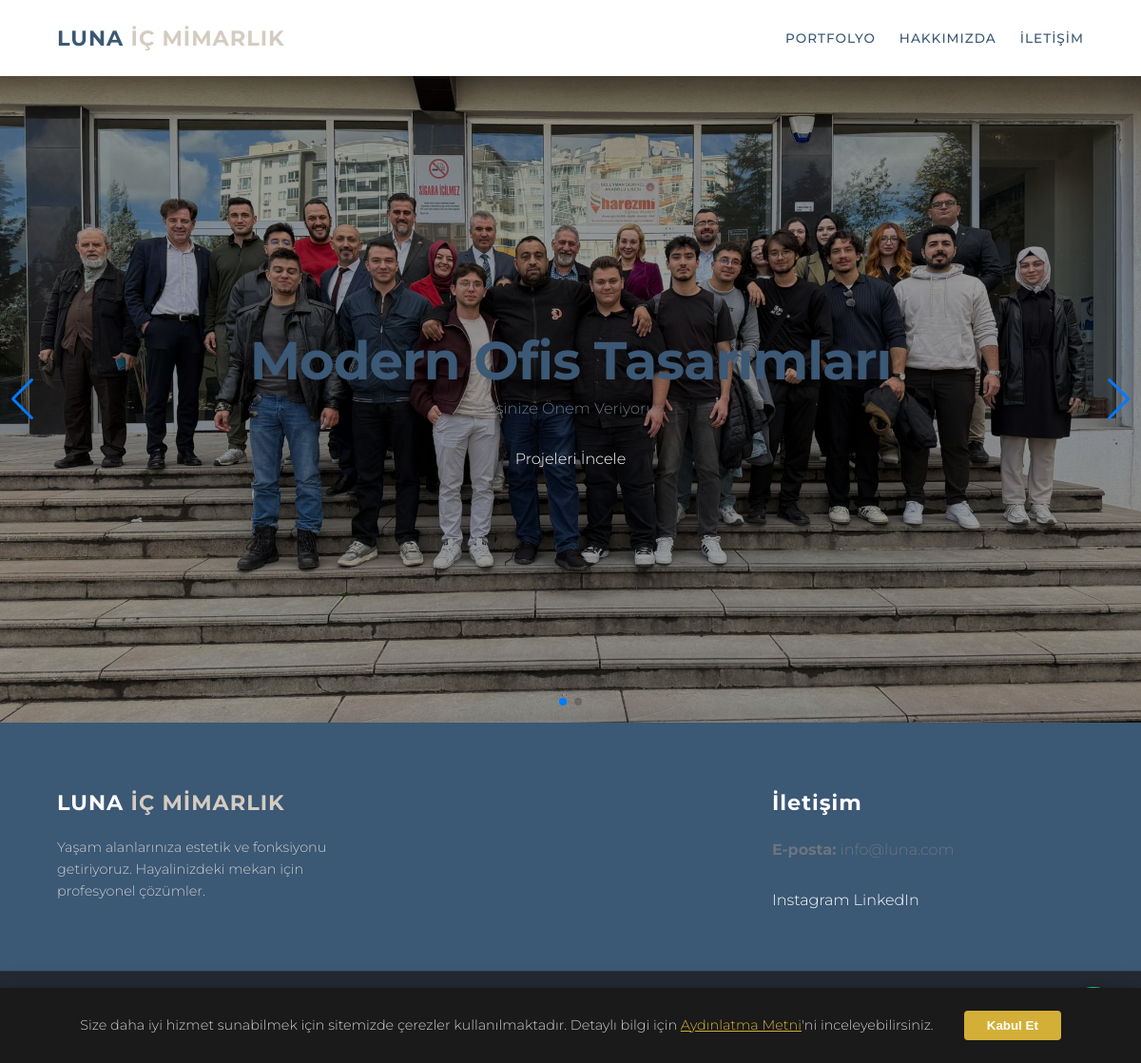
Before: / with the older database file.
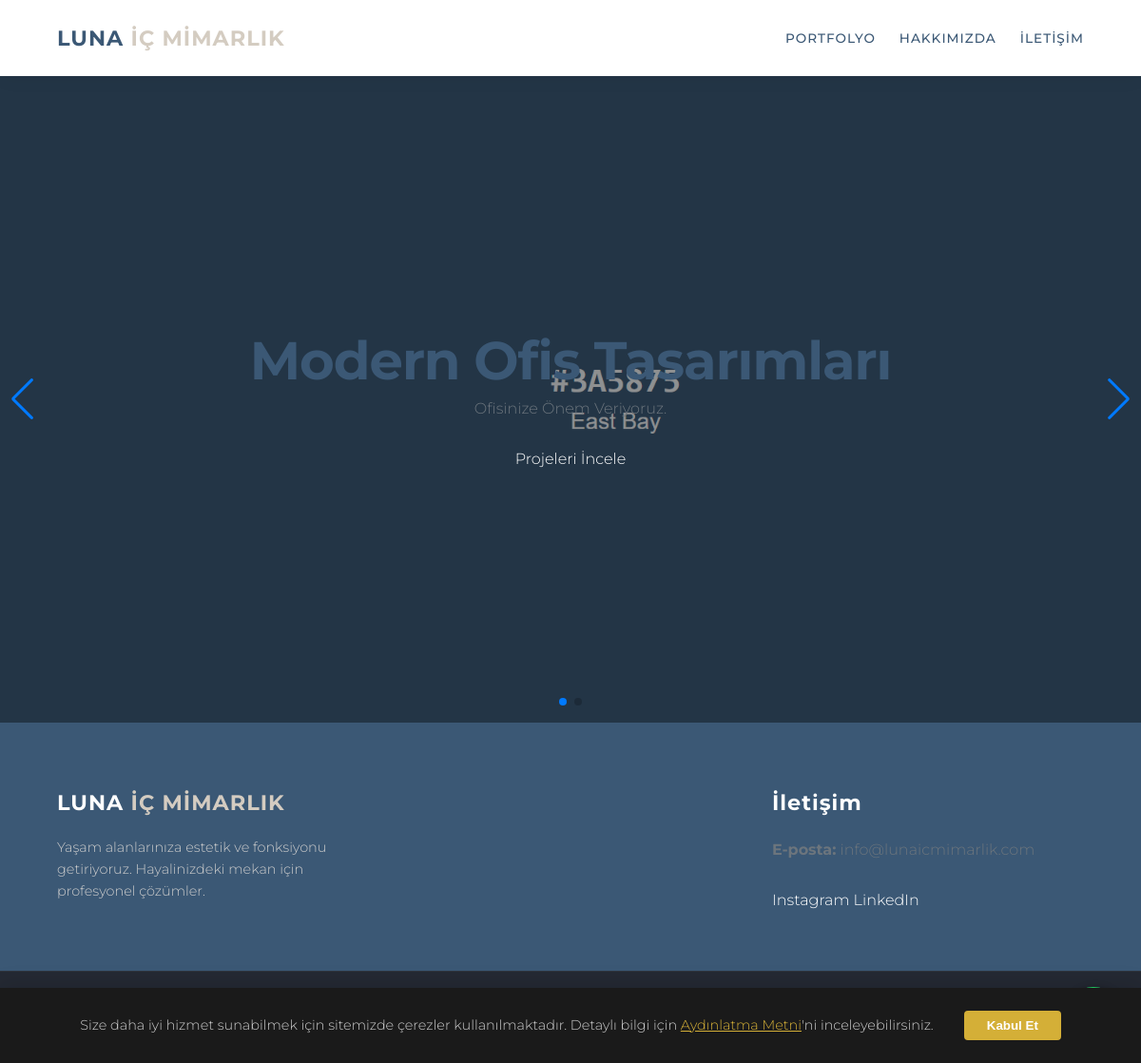
After: the same page with the newer database file.
### portfolio/models.py (models this page shows, shortened)
class Slider(models.Model):
    title = models.CharField(max_length=200, verbose_name="Slogan (Başlık)")
    subtitle = models.CharField(max_length=200, verbose_name="Alt Başlık", blank=True, null=True)
    image = models.ImageField(upload_to='sliders/', verbose_name="Slider Görseli")
    order = models.IntegerField(default=0, verbose_name="Sıralama (Küçükten büyüğe)")
    is_active = models.BooleanField(default=True, verbose_name="Yayında mı?")
    class Meta:
        verbose_name = "Slider"
        verbose_name_plural = "Slider Yönetimi"
        ordering = ['order'] # Veritabanından çekerken otomatik sıraya dizer

class SiteSettings(models.Model):
    phone = models.CharField(max_length=20, verbose_name="Telefon Numarası")
    email = models.EmailField(verbose_name="E-posta Adresi")
    address = models.TextField(verbose_name="Adres")
    map_link = models.TextField(verbose_name="Google Maps Embed Linki (iframe içindeki src)", blank=True, null=True)
    instagram = models.URLField(verbose_name="Instagram Linki", blank=True, null=True)
    linkedin = models.URLField(verbose_name="LinkedIn Linki", blank=True, null=True)
    about_title = models.CharField(max_length=200, verbose_name="Hakkımızda Başlık", default="Biz Kimiz?")
    about_description = models.TextField(verbose_name="Hakkımızda Metni")
    about_image = models.ImageField(upload_to='site/', verbose_name="Hakkımızda Görseli", blank=True, null=True)
    class Meta:
        verbose_name = "Site Ayarları"
        verbose_name_plural = "Site Ayarları"

### portfolio/views.py (the view)
# urls.py: path('', views.home, name='home'),
def home(request):
    sliders = Slider.objects.filter(is_active=True)
    return render(request, 'portfolio/home.html', {
        'sliders': sliders,
    })

### portfolio/context_processors.py (called while the page is built)
def global_settings(request):
    settings = SiteSettings.objects.first()
    return {'site_info': settings}

### portfolio/templates/portfolio/home.html (shortened to what this page needs)
{% extends 'portfolio/base.html' %}
{% block content %}
<div class="slider-container">
    <div class="swiper mySwiper">
        <div class="swiper-wrapper">
            {% for slide in sliders %}
            <div class="swiper-slide">
                <img src="{{ slide.image.url }}" alt="{{ slide.title }}">
                <div class="slide-content">
                    <h1>{{ slide.title }}</h1>
                    <p>{{ slide.subtitle }}</p>
                    <a href="{% url 'portfolio' %}" class="btn-gold">Projeleri İncele</a>
                </div>
            </div>
            {% endfor %}
        </div>
        <div class="swiper-button-next"></div>
        <div class="swiper-button-prev"></div>
        <div class="swiper-pagination"></div>
    </div>
</div>
<link rel="stylesheet" href="https://cdn.jsdelivr.net/npm/swiper@11/swiper-bundle.min.css" />
{% endblock %}

### portfolio/templates/portfolio/base.html (shortened to what this page needs)
<!DOCTYPE html>
<html lang="tr">
<head>
    <link href="https://unpkg.com/aos@2.3.1/dist/aos.css" rel="stylesheet">
    <link href="https://cdnjs.cloudflare.com/ajax/libs/lightbox2/2.11.3/css/lightbox.min.css" rel="stylesheet" />
</head>
<body>
    <header>
        <nav>
            <a href="{% url 'home' %}" class="logo-link">
                <div class="logo">LUNA <span>İÇ MİMARLIK</span></div>
            </a>
            <div class="nav-links">
                <a href="{% url 'portfolio' %}">Portfolyo</a> <a href="{% url 'about' %}">Hakkımızda</a>
                <a href="{% url 'contact' %}">İletişim</a>
                </div>
        </nav>
    </header>
    <div style="min-height: 80vh;">
        {% block content %}
        {% endblock %}
    </div>
    <a href="https://wa.me/905550000000?text=Merhaba,%20hizmetleriniz%20hakkında%20bilgi%20almak%20istiyorum." class="whatsapp-float" target="_blank">
    </a>
    <footer>
        <div class="footer-container">
            <div class="footer-col">
                <div class="logo" style="margin-bottom: 1rem; color: #fff;">LUNA <span>İÇ MİMARLIK</span></div>
                <p style="color: #ccc; font-size: 0.9rem; line-height: 1.6;">
                    Yaşam alanlarınıza estetik ve fonksiyonu getiriyoruz.
                    Hayalinizdeki mekan için profesyonel çözümler.
                </p>
            </div>
            <div class="footer-col">
            </div>
            <div class="footer-info">
                <div class="logo" style="margin-bottom: 1rem; color: #fff;">İletişim</div>
                {% if site_info %}
                    <p><strong>E-posta:</strong> {{ site_info.email }}</p> <div class="social-links">
                        {% if site_info.instagram %}
                            <a href="{{ site_info.instagram }}" target="_blank">Instagram</a>
                        {% endif %}
                        {% if site_info.linkedin %}
                            <a href="{{ site_info.linkedin }}" target="_blank">LinkedIn</a>
                        {% endif %}
                    </div>
                {% else %}
                    <p>Lütfen Admin Panelinden Site Ayarlarını giriniz.</p>
                {% endif %}
            </div>
        </div>
        <div class="footer-bottom">
            <p>&copy; 2025 Luna İç Mimarlık. Tüm hakları saklıdır.</p>
        </div>
    </footer>
    <div id="cookie-banner" class="cookie-banner">
    <p>
        Size daha iyi hizmet sunabilmek için sitemizde çerezler kullanılmaktadır.
        Detaylı bilgi için <a href="{% url 'kvkk' %}" style="color: #d4af37; text-decoration: underline;">Aydınlatma Metni</a>'ni inceleyebilirsiniz.
    </p>
    <button id="accept-cookies" class="cookie-btn">Kabul Et</button>
</div>
</body>
</html>

### portfolio/templates/portfolio/base.html (style rules this page uses)
:root { --primary: #3b5875; --secondary: #d4ccc1; --bg: #f8f9fa; --text-dark: #2c3e50; --text-light: #6c757d; }
* { margin: 0; padding: 0; box-sizing: border-box; }
body { font-family: 'Montserrat', sans-serif; background: #fff; color: var(--text-dark); line-height: 1.8; font-weight: 300; font-size: 16px; overflow-x: hidden; }
h1, h2, h3, h4, h5 { font-family: 'Montserrat', sans-serif; color: var(--primary); line-height: 1.3; }
h1 { font-size: 3.5rem; font-weight: 700; letter-spacing: -1px; }
a { text-decoration: none; color: inherit; transition: all 0.3s ease; }
p { margin-bottom: 1.5rem; color: var(--text-light); }
header { padding: 0 0; height: 80px; box-shadow: 0 2px 20px rgba(0,0,0,0.05); position: sticky; top:0; background: rgba(255,255,255,0.98); z-index: 1000; display: flex; align-items: center; }
nav { display: flex; justify-content: space-between; align-items: center; width: 90%; max-width: 1200px; margin: 0 auto; }
.logo { font-family: 'Montserrat', sans-serif; font-size: 1.4rem; font-weight: 700; color: var(--primary); letter-spacing: 1px; z-index: 1002; }
.logo span { color: var(--secondary); }
.nav-links { display: flex; align-items: center; }
.nav-links a { margin-left: 25px; font-weight: 500; font-size: 0.85rem; text-transform: uppercase; letter-spacing: 1px; color: var(--primary); position: relative; }
.nav-links a::after { content: ''; position: absolute; bottom: -5px; left: 0; width: 0; height: 2px; background: var(--secondary); transition: width 0.3s; }
.whatsapp-float { position: fixed; bottom: 20px; right: 20px; width: 60px; height: 60px; background-color: #25d366; color: #fff; border-radius: 50%; text-align: center; box-shadow: 2px 2px 10px rgba(0,0,0,0.3); z-index: 1000; display: flex; align-items: center; justify-content: center; transition: transform 0.3s; }
footer { background-color: var(--primary); color: #fff; padding-top: 4rem; margin-top: auto; }
.footer-container { width: 90%; max-width: 1200px; margin: 0 auto; display: grid; grid-template-columns: repeat(auto-fit, minmax(250px, 1fr)); gap: 3rem; padding-bottom: 3rem; }
.footer-bottom { background-color: #242933; text-align: center; padding: 1.5rem; font-size: 0.8rem; color: #666; border-top: 1px solid rgba(255,255,255,0.05); }
.cookie-banner { position: fixed; bottom: 0; left: 0; width: 100%; background-color: #1a1a1a; color: #fff; padding: 1.5rem; display: flex; justify-content: center; align-items: center; gap: 2rem; box-shadow: 0 -5px 20px rgba(0,0,0,0.1); z-index: 99999; transform: translateY(100%); transition: transform 0.5s ease-out; }
.cookie-banner.show { transform: translateY(0); }
.cookie-banner p { margin: 0; font-size: 0.9rem; color: #ccc; }
.cookie-banner a { color: #d4af37; text-decoration: underline; }
.cookie-btn { background-color: #d4af37; color: #fff; border: none; padding: 0.5rem 1.5rem; border-radius: 4px; cursor: pointer; font-weight: bold; }
.logo-link { text-decoration: none; display: flex; align-items: center; }

### portfolio/templates/portfolio/home.html (style rules this page uses)
.slider-container { width: 100%; height: 85vh; position: relative; }
.swiper { width: 100%; height: 100%; }
.swiper-slide img { width: 100%; height: 100%; object-fit: cover; }
.swiper-slide::after { content: ''; position: absolute; top:0; left:0; width:100%; height:100%; background: rgba(0,0,0,0.4); }
.slide-content { position: absolute; top: 50%; left: 50%; transform: translate(-50%, -50%); z-index: 10; text-align: center; color: #fff; width: 80%; }

Changed rows visible on the page:
changed Slider "Modern Ofis Tasarımları": image: a different picture
changed SiteSettings: email "info@luna.com" → "info@lunaicmimarlik.com"
